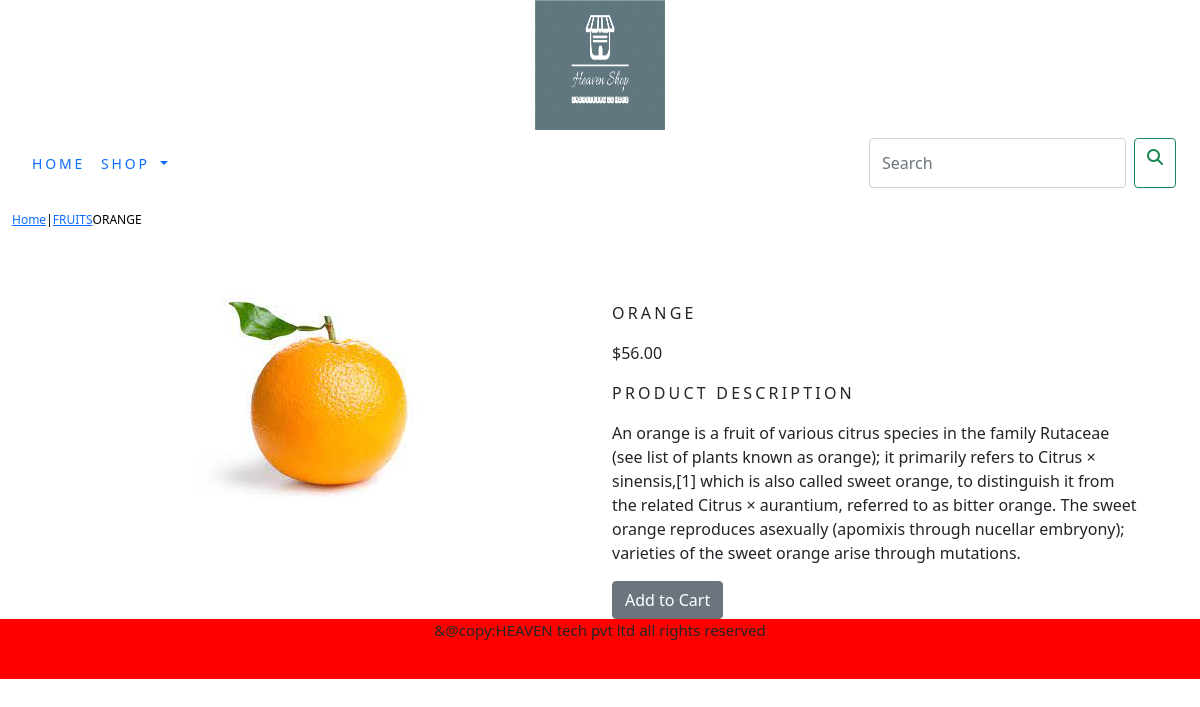
Screenshot of /shop/fruits/orange/ with the database file from the repository.
### shop/models.py (models this page shows, shortened)
class Product(models.Model):
    name=models.CharField(max_length=250,unique=True)
    slug=models.SlugField(max_length=250,unique=True)
    description=models.TextField(blank=True)
    price=models.DecimalField(max_digits=10,decimal_places=2)
    category=models.ForeignKey(Category,on_delete=models.CASCADE)
    image=models.ImageField(upload_to='product',blank=True)
    stock=models.IntegerField()
    available=models.BooleanField(default=True)
    created=models.DateTimeField(auto_now_add=True)
    updated=models.DateTimeField(auto_now=True)
    class Meta:
        ordering = ('name',)
        verbose_name = 'product'
        verbose_name_plural = 'products'

class Category(models.Model):
    name=models.CharField(max_length=250,unique=True)
    slug=models.SlugField(max_length=250,unique=True)
    description=models.TextField(blank=True)
    image=models.ImageField(upload_to='category',blank=True)
    class Meta:
        ordering=('name',)
        verbose_name='category'
        verbose_name_plural='categories'
    def get_url(self):
        return reverse('shop:products_by_category', args=[self.slug])
    def __str__(self):
        return '{}'.format(self.name)

### shop/views.py (the view)
# urls.py: path('<slug:c_slug>/<slug:product_slug>/',views.proDetail,name='prodCatdetail'),
def proDetail(request,c_slug,product_slug):
    try:
        product=Product.objects.get(category__slug=c_slug,slug=product_slug)
    except Exception as e:
        raise e
    return render(request,'product.html',{'product':product})

### cart/context_processors.py (called while the page is built)
def counter(request):
    item_count=0
    if 'admin' in request.path:
        return {}
    else:
        try:
            cart=Cart.objects.filter(cart_id=_cart_id(request))
            cart_items=CartItem.objects.all().filter(cart=cart[:1])
            for cart_item in cart_items:
                item_count +=cart_item.quantity
        except Cart.DoesNotExist:
            item_count=0
    return dict(item_count=item_count)

### cart/views.py (called while the page is built)
def _cart_id(request):
    cart=request.session.session_key
    if not cart:
        cart=request.session.create()
    return cart

### shop/context_processors.py (called while the page is built)
def menu_links(request):
    links=Category.objects.all()
    return dict(links=links)

### templates/product.html (shortened to what this page needs)
{% extends 'base.html' %}
{% load static %}
{% block content %}
    <div class="row my_prod_row_class">
        <div class="mx_auto">
            <p><a href="{% url 'shop:allProdCat' %}">Home</a>|<a href="{{product.category.get_url}}">{{product.category}}</a>{{product.name}}</p>
        </div>
    </div>
<div class="container">
    <br>
    <div class="row">
        <div class="col-12 col-sm-12 col-md-12 col-lg-6 text-center">
            <div style="min-width:18rem;">
                <img src="{{product.image.url}}" alt="{{product.name}}">
            </div>
        </div>
        <div class="col-12 col-sm-12 col-md-12 col-lg-6">
            <div>
            <h1 class="my_prod_title">{{product.name}}</h1>
            <p>${{product.price}}</p>
            <p class="my_title">Product Description</p>
            <p class="text-justify my_prod_text">{{product.description}}</p>
            {% if product.stock <= 0 %}
                <p class="text-justify my_prod_text"><b>Out of Stock</b></p>
            {% else %}
                <a class="btn btn-secondary" href="{% url 'cart:add_cart' product.id %}">Add to Cart</a>
            {% endif %}
        </div>
        </div>
    </div>
    </div>
</div>
{% endblock %}

### static/css/custom.css (style rules this page uses)
body { font-family: 'Roboto', sans-serif; }
.my_title { font-size:16px; text-transform:uppercase; letter-spacing:.2em; }
.my_prod_row_class { padding-top:15px; padding-bottom:20px; }
.my_prod_row_class .mx_auto { color:#000; font-size:12px; text-decoration:none; }
.my_prod_title { font-size:16px; text-transform:uppercase; letter-spacing:.2em; padding-top:15px; padding-bottom:10px; }
.my_prod_text { padding-right:20px; }

### rows the page displays
Product: category "FRUITS", name "ORANGE", image (picture), price "56.00", description "An orange is a fruit of various citrus species in the family Rutaceae (see list of plants known as orange); it primarily refers to Citrus × sinensis,[1] which is also called sweet orange, to distinguish it from the related Citrus × aurantium, referred to as bitter orange. The sweet orange reproduces asexually (apomixis through nucellar embryony); varieties of the sweet orange arise through mutations."
